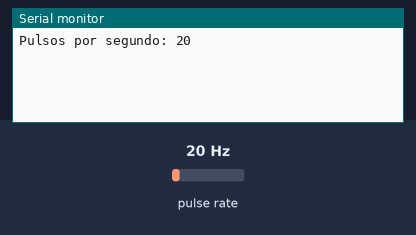
Recording of a sketch running on a simulated ESP32. Shown: the last lines printed to the serial monitor. Wiring (inferred from the names in the program): pulse sensor: data GPIO 2. Inputs (shaded band) come from the test bench; at power-on: pulse rate 20 Hz.

Above: at 1.2 s.
1.3 s: pulse rate (sensor on GPIO 2) set to 4 Hz
At 2.6 s:
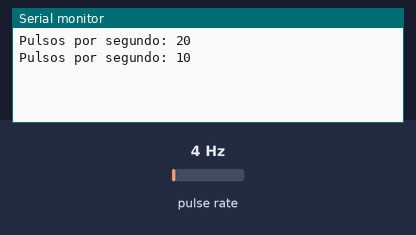
2.8 s: pulse rate (sensor on GPIO 2) set to 50 Hz
At 3.3 s:
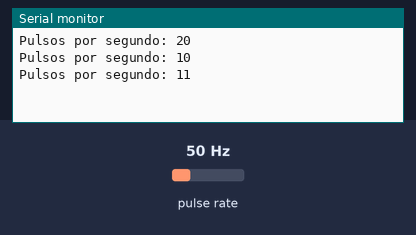
Timing chart, 0 to 5.8 s (numbered marks = the images above; inputs shaded):
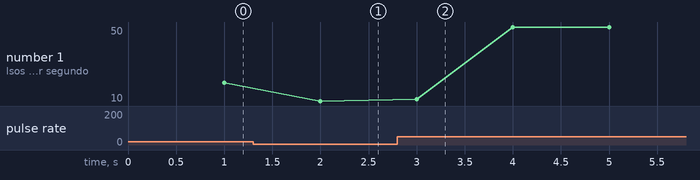

Measured:
- after the input at 1.3 s, the serial monitor: prints a new line after 0.70 s (image 1)
- after the input at 2.8 s, the serial monitor: prints a new line after 0.20 s (image 2)
- plotted number 1: 20 → 10 after the input at 1.3 s, 10 → 50 after the input at 2.8 s

The sketch:

testebutton.ino
```cpp
int pulseCount = 0;
unsigned long previousMillis = 0;
const int anemometerPin = 2;

void IRAM_ATTR countPulse() {
  pulseCount++;
}

void setup() {
  Serial.begin(115200);
  pinMode(anemometerPin, INPUT_PULLDOWN); // se o ESP32 suportar esse modo
  attachInterrupt(digitalPinToInterrupt(anemometerPin), countPulse, FALLING);

}

void loop() {
  unsigned long currentMillis = millis();

  if (currentMillis - previousMillis >= 1000) {
    detachInterrupt(digitalPinToInterrupt(anemometerPin));

    // 1 segundo passou: imprime número de pulsos
    Serial.print("Pulsos por segundo: ");
    Serial.println(pulseCount);


    // Reinicia contagem
    pulseCount = 0;
    previousMillis = currentMillis;

    attachInterrupt(digitalPinToInterrupt(anemometerPin), countPulse, FALLING);
  }
}
```
